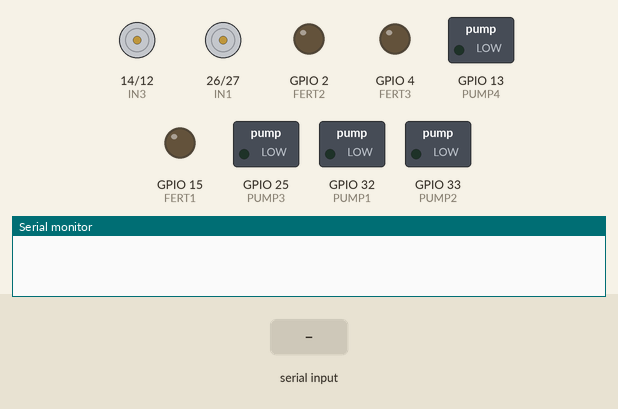
Recording of a sketch running on a simulated ESP32. Parts: motor-driver pin pairs drawn as motors (green arrow = first pin HIGH = forward, orange = second pin HIGH = backward, longer = more drive), switched loads named in the sketch (green lamp = pin HIGH), output pins drawn as LEDs (lit = HIGH), the last lines printed to the serial monitor. The test bench sets the inputs (shaded band). Nothing arrives over Bluetooth unless stated.

Above: at 1.2 s.
1.3 s: "F" received over the second serial link
At 2.5 s:
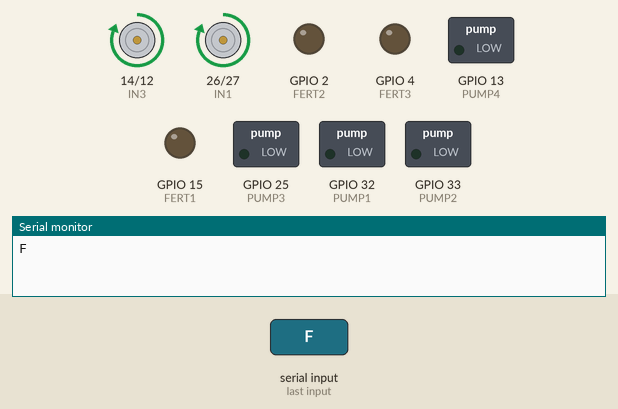
2.8 s: "B" received over the second serial link
At 3.7 s:
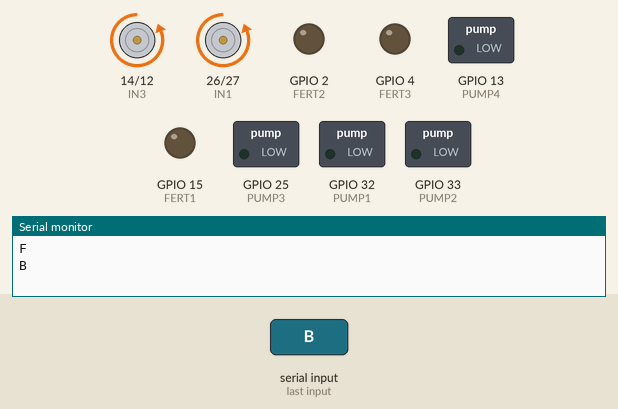
4.3 s: "L" received over the second serial link
At 4.8 s:
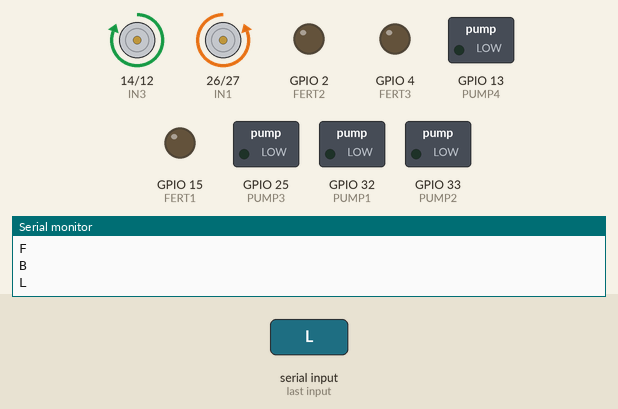
5.8 s: "R" received over the second serial link
At 7.0 s:
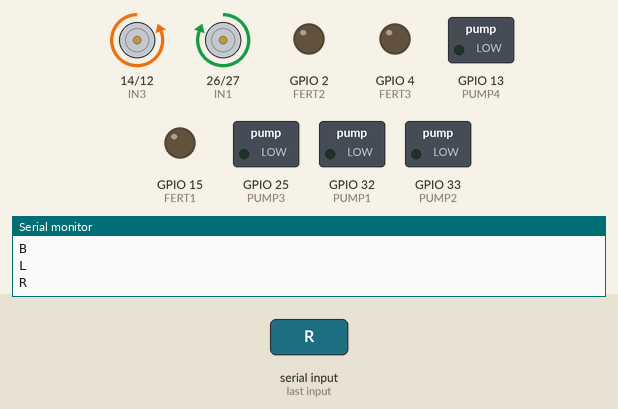
7.3 s: "1" received over the second serial link
At 8.3 s:
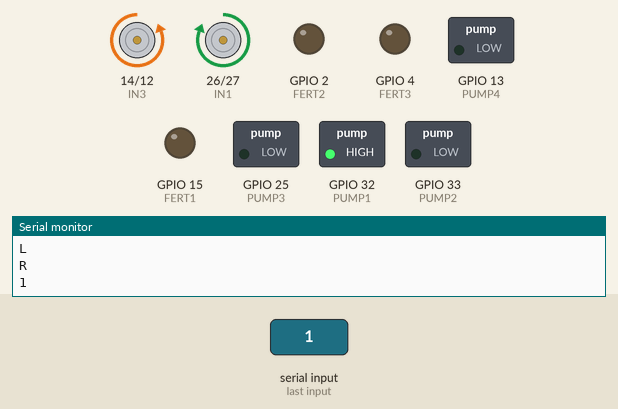
8.8 s: "S" received over the second serial link
At 9.5 s:
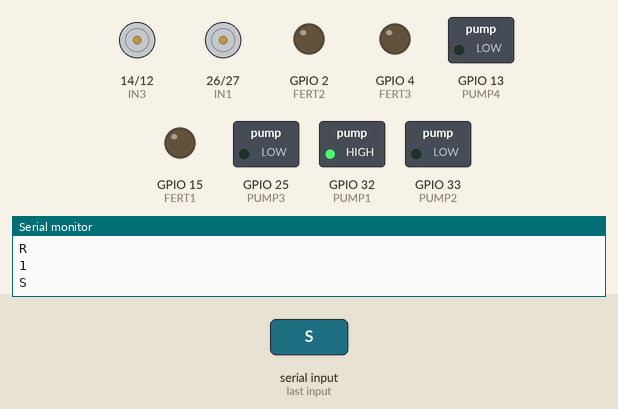
Timing chart, 0 to 11.3 s (numbered marks = the images above; inputs shaded):
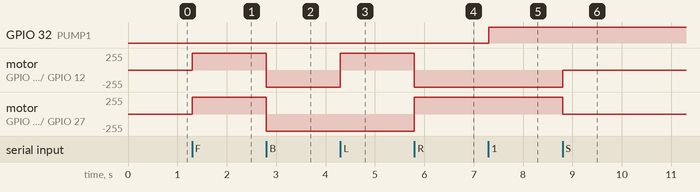

Measured:
- after the input at 1.3 s, motor on GPIO 14 (IN3) / GPIO 12 (IN4), motor on GPIO 26 (IN1) / GPIO 27 (IN2): stopped → forward 255/255 at once
- after the input at 2.8 s, motor on GPIO 14 (IN3) / GPIO 12 (IN4), motor on GPIO 26 (IN1) / GPIO 27 (IN2): forward 255/255 → backward 255/255 at once
- after the input at 4.3 s, motor on GPIO 14 (IN3) / GPIO 12 (IN4): backward 255/255 → forward 255/255 at once
- after the input at 5.8 s, motor on GPIO 14 (IN3) / GPIO 12 (IN4): forward 255/255 → backward 255/255 at once; motor on GPIO 26 (IN1) / GPIO 27 (IN2): backward 255/255 → forward 255/255 at once
- after the input at 7.3 s, GPIO 32 (PUMP1): LOW → HIGH at once
- after the input at 8.8 s, motor on GPIO 14 (IN3) / GPIO 12 (IN4): backward 255/255 → stopped at once; motor on GPIO 26 (IN1) / GPIO 27 (IN2): forward 255/255 → stopped at once

The sketch:

sketch_apr29a.ino
```cpp
#include "BluetoothSerial.h"
BluetoothSerial SerialBT;

// Motor pins (L298N)
#define IN1 26
#define IN2 27
#define IN3 14
#define IN4 12

// Pump / Relay pins
#define PUMP1 32
#define PUMP2 33
#define PUMP3 25
#define PUMP4 13
#define FERT1 15
#define FERT2 2
#define FERT3 4

char cmd;

void setup() {
  Serial.begin(115200);
  SerialBT.begin("FarmRobot"); // Bluetooth name

  // Motor pins
  pinMode(IN1, OUTPUT); pinMode(IN2, OUTPUT);
  pinMode(IN3, OUTPUT); pinMode(IN4, OUTPUT);

  // Pumps
  pinMode(PUMP1, OUTPUT);
  pinMode(PUMP2, OUTPUT);
  pinMode(PUMP3, OUTPUT);
  pinMode(PUMP4, OUTPUT);

  pinMode(FERT1, OUTPUT);
  pinMode(FERT2, OUTPUT);
  pinMode(FERT3, OUTPUT);

  stopRobot();
}

void loop() {
  if (SerialBT.available()) {
    cmd = SerialBT.read();
    Serial.println(cmd);

    // 🚗 Movement control
    if (cmd == 'F') forward();
    else if (cmd == 'B') backward();
    else if (cmd == 'L') left();
    else if (cmd == 'R') right();
    else if (cmd == 'S') stopRobot();

    // 💧 Water pumps
    else if (cmd == '1') digitalWrite(PUMP1, HIGH);
    else if (cmd == '2') digitalWrite(PUMP1, LOW);

    else if (cmd == '3') digitalWrite(PUMP2, HIGH);
    else if (cmd == '4') digitalWrite(PUMP2, LOW);

    else if (cmd == '5') digitalWrite(PUMP3, HIGH);
    else if (cmd == '6') digitalWrite(PUMP3, LOW);

    else if (cmd == '7') digitalWrite(PUMP4, HIGH);
    else if (cmd == '8') digitalWrite(PUMP4, LOW);

    // 🌿 Fertilizer
    else if (cmd == '9') digitalWrite(FERT1, HIGH);
    else if (cmd == '0') digitalWrite(FERT1, LOW);
  }
}

// 🚗 Movement functions
void forward() {
  digitalWrite(IN1, HIGH);
  digitalWrite(IN2, LOW);
  digitalWrite(IN3, HIGH);
  digitalWrite(IN4, LOW);
}

void backward() {
  digitalWrite(IN1, LOW);
  digitalWrite(IN2, HIGH);
  digitalWrite(IN3, LOW);
  digitalWrite(IN4, HIGH);
}

void left() {
  digitalWrite(IN1, LOW);
  digitalWrite(IN2, HIGH);
  digitalWrite(IN3, HIGH);
  digitalWrite(IN4, LOW);
}

void right() {
  digitalWrite(IN1, HIGH);
  digitalWrite(IN2, LOW);
  digitalWrite(IN3, LOW);
  digitalWrite(IN4, HIGH);
}

void stopRobot() {
  digitalWrite(IN1, LOW);
  digitalWrite(IN2, LOW);
  digitalWrite(IN3, LOW);
  digitalWrite(IN4, LOW);
}
```
